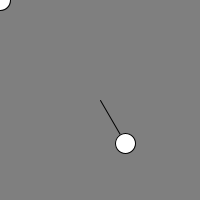
Frame 1 (no input)
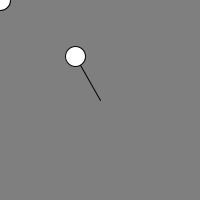
Frame 60 (the mouse pressed at the canvas centre just before this capture)
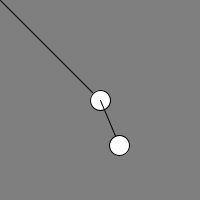
Frame 120 (the mouse held since frame 60 and released just before this capture)

The Processing sketch that drew these frames (run headless with seeded random() and noise(); from frame 60 on, the mouse is pressed at the canvas centre):

// Processing sketch: processing_107884
// ── processing_107884.pde

// Circular motion
void setup() {
  size(200, 200);
}
 
void draw() {
  background (127); 
  smooth();

  
  line (0,0, mouseX, mouseY); 
  ellipse(mouseX, mouseY, 20, 20);
 
  float centerX   = width/2;
  float centerY   = height/2;
  float amplitude = 50.0;
  float period    = 0.003;
 
  // Circular motion linked to the (time-varying) millis() function. 
  // Note that millis() gets large fast (1000 per second!), 
  // so we have to multiply it by a small number to work well.
  float xPos = centerX + amplitude * sin(millis()*period);
  float yPos = centerY + amplitude * cos(millis()*period);
  line (centerX, centerY, xPos, yPos); 
  ellipse(xPos, yPos, 20, 20);
  
  
}
